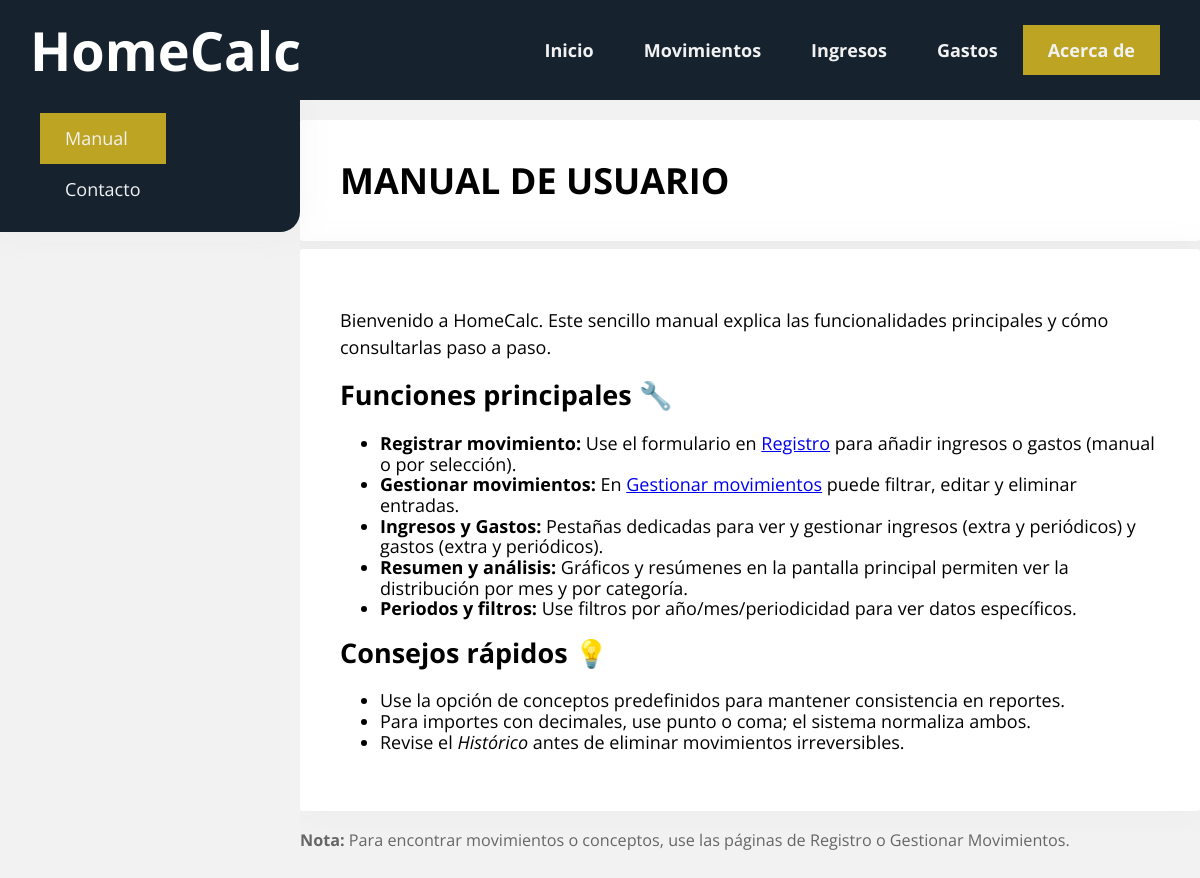
/about, run on the app's committed database.
### tables this page shows
CREATE TABLE paginas (
	id INTEGER NOT NULL PRIMARY KEY AUTOINCREMENT,
	nombre TEXT(125) NOT NULL,
	enlace TEXT(250) DEFAULT ('#'),
	activo boolean DEFAULT (1)
);

### homecalc.py (the view)
@app.route("/about")
def about():
    nav_buttons_query_results = nav_buttons()
    return render_template('about.html', nav_buttons_query_results=nav_buttons_query_results)

### homecalc.py (called while the page is built)
def dbconnection():
    connection = sqlite3.connect('src/db/database/homecalc.db')
    cursor = connection.cursor()
    return connection, cursor

def nav_buttons():
    connection, cursor = dbconnection()
    webcall = open('src/db/webcalls/nav_buttons.sql', mode='r')
    nav_buttons_query = webcall.read()
    webcall.close()
    try:
        cursor.execute(nav_buttons_query)
        nav_buttons_query_results = cursor.fetchall()
    except Exception as e:
        print(f"Error al ejecutar la query: {e}")
    finally:
        connection.close()
        return nav_buttons_query_results

### templates/about.html (shortened to what this page needs)
{% extends './base.html' %}
{% block main %}
<nav class="nav-main menu menu-izquierda shadow">
    <ul>
        <li class="active"><a href="{{ url_for('about') }}">Manual</a></li>
        <li><a href="#">Contacto</a></li>
    </ul>
</nav>
<section class="contenedor">
    <article class="manual">
        <h1 class="card">MANUAL DE USUARIO</h1>
        <div class="card">
            <p>Bienvenido a HomeCalc. Este sencillo manual explica las funcionalidades principales y cómo consultarlas paso a paso.</p>
            <h2>Funciones principales 🔧</h2>
            <ul>
                <li><strong>Registrar movimiento:</strong> Use el formulario en <a href="{{ url_for('form') }}">Registro</a> para añadir ingresos o gastos (manual o por selección).</li>
                <li><strong>Gestionar movimientos:</strong> En <a href="{{ url_for('manage_movements') }}">Gestionar movimientos</a> puede filtrar, editar y eliminar entradas.</li>
                <li><strong>Ingresos y Gastos:</strong> Pestañas dedicadas para ver y gestionar ingresos (extra y periódicos) y gastos (extra y periódicos).</li>
                <li><strong>Resumen y análisis:</strong> Gráficos y resúmenes en la pantalla principal permiten ver la distribución por mes y por categoría.</li>
                <li><strong>Periodos y filtros:</strong> Use filtros por año/mes/periodicidad para ver datos específicos.</li>
            </ul>
            <h2>Consejos rápidos 💡</h2>
            <ul>
                <li>Use la opción de conceptos predefinidos para mantener consistencia en reportes.</li>
                <li>Para importes con decimales, use punto o coma; el sistema normaliza ambos.</li>
                <li>Revise el <em>Histórico</em> antes de eliminar movimientos irreversibles.</li>
            </ul>
        </div>
        <p class="nota"><strong>Nota:</strong> Para encontrar movimientos o conceptos, use las páginas de Registro o Gestionar Movimientos.</p>
    </article>
</section>
{% endblock %}

### templates/base.html (shortened to what this page needs)
<!DOCTYPE html>
<html>
<head>
    <link rel="stylesheet" href="{{ url_for('static', filename='css/normalize.css') }}">
    <link rel="stylesheet" href="{{ url_for('static', filename='css/framework.css') }}">
    <link rel="stylesheet" href="{{ url_for('static', filename='css/style.css') }}">
</head>
<body class="col-5">
    <header class="top-header">
        <h1 class="top-title padding-izquierda display-2">HomeCalc</h1>
        <nav class="top-nav menu menu-derecha">
            <ul class="nav-top_menu">
                {% for button in nav_buttons_query_results %}
                    <li class="nav-top_menu--option
                    {% if request.path == url_for('about') and button.1 == 'about' %}active{% endif %}">
                    <a href="{{ button.1 }}">{{ button.0 }}</a></li>
                {% endfor %}
            </ul>
        </nav>
    </header>
    <main class="contenedor-ancho main-distribution no-margen no-padding">
        {% block main %}{% endblock %}
    </main>
</body>
</html>

### static/css/framework.css (style rules this page uses)
*, *::after, *::before { box-sizing: border-box; }
:root { --fuente: 'Open Sans', sans-serif; --fondo: #f2f2f2; --ancho-contenedor: 1200px; --color-primario: #252525; --color-primario-accion: rgb(81, 20, 194); --color-secundario: rgb(212, 5, 17); --color-secundario-accion: rgb(0, 131, 61); --color-terciario: rgb(255, 204, 0); --color-table_header: rgb(9, 25, 77); --color-filas_tabla: #D7D7D7; --color-text_menu: #f2f2f2; }
body { background: var(--fondo); font-family: var(--fuente); font-size: 18px; display: flex; flex-direction: column; min-height: 100vh; overflow-y: scroll; }
p { line-height: 27px; }
.contenedor { max-width: 90%; width: var(--ancho-contenedor); margin: 20px auto; overflow: hidden; }
.contenedor-ancho { width: 100%; padding: 0 40px; margin: 20px auto; }
.card { padding: 40px; background: #fff; border-radius: 3px; box-shadow: 0px 0px 30px rgba(221,221,221,0.3); }
.col-5 { grid-template-columns: repeat(5, 1fr); }
.menu { background: #252525; display: flex; flex-wrap: wrap; padding-right: 40px; }
.menu ul { display: flex; flex-direction: row; list-style-type: none; }
.menu a { color: var(--color-text_menu); text-decoration: none; display: flex; align-items: center; padding: 15px 25px; transition: .3s ease all; font-size: 18px; justify-content: space-between; transition: background-color 2s ; }
.active { color: var(--color-primario); background: var(--color-terciario); }
h1, h2, h3, h4, h5, h6 { margin-top: 0; }
.display-2 { font-weight: 700; font-size: 54px; }
.no-margen { margin:0 }
.no-padding { padding: 0px; }
.padding-izquierda { padding-left: 20px; }
.menu-derecha { justify-content: flex-end; }
.menu-izquierda { justify-content: flex-start; }
.shadow { box-shadow: 0px 0px 30px rgba(221,221,221,0.3); }

### static/css/style.css (style rules this page uses)
:root { --header-hight: 100px; --dinamic-100-width: 100dvw; --dinamic-100-height: 100dvhS; --color-1: #16232e; --color-2: #164c45; --color-3: #cc8d1a; --color-4: #e3c75f; --color-5: #bda523; --color-terciario: #bda523; --color-table_header: #002333; }
@media screen and (min-width: 1024px) { .main-distribution { width: var(--dinamic-100-width); display: flex; flex-direction: row; justify-content: space-between; } }
@media screen and (min-width: 1024px) { .nav-main { background: var(--color-1); width: var(--dinamic-100-width); align-self: flex-start; margin-top: -5px; z-index: 1; } }

### templates/about.html (style rules this page uses)
.manual h1 { margin-bottom:8px; }
.nota { font-size:0.9em; color:#666; }

### data on the page
paginas: nombre "Inicio"
paginas: nombre "Movimientos"
paginas: nombre "Ingresos"
paginas: nombre "Gastos"
paginas: nombre "Acerca de"
